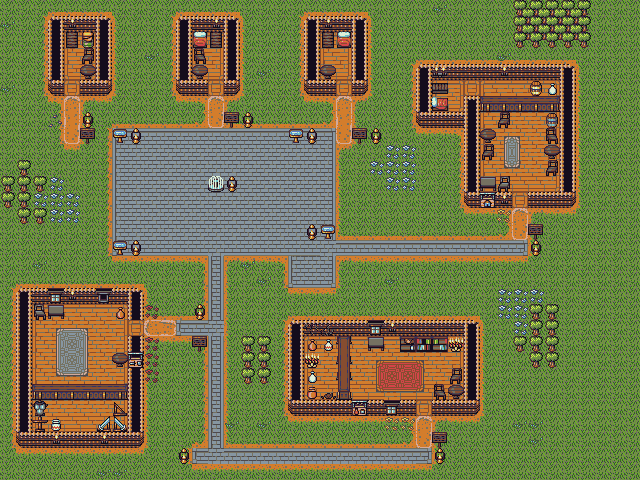

A 2D game scene composited from a Tiled map and its tileset images. What follows is a short description and the map's XML, with each tile layer's data collapsed to a summary:
An orthogonal 40x30 tile map with 16x16 px tiles, 3 tile layers (Background_Layer, Ground_Layer, Decoration_Layer), 4 hidden layers not drawn, 13 tilesets and 181 objects (21x NPC_START, 19x CANDLE_FIRE, 12x LANTERN_FIRE, 7x TOP_WORLD, 5x 2, ...).

<map version="1.2" tiledversion="1.3.2" orientation="orthogonal" renderorder="right-down" compressionlevel="0" width="40" height="30" tilewidth="16" tileheight="16" infinite="0" nextlayerid="13" nextobjectid="188">
 <tileset firstgid="1" name="Decor0" tilewidth="16" tileheight="16" tilecount="176" columns="8">
  <image source="../sprites/objects/Decor0.png" width="128" height="352" />
 </tileset>
 <tileset firstgid="177" name="Light" tilewidth="16" tileheight="16" tilecount="8" columns="8">
  <image source="../sprites/items/Light.png" trans="ffffff" width="128" height="16" />
 </tileset>
 <tileset firstgid="185" name="Wall" tilewidth="16" tileheight="16" tilecount="1020" columns="20">
  <image source="../sprites/objects/Wall.png" width="320" height="816" />
 </tileset>
 <tileset firstgid="1205" name="Floor" tilewidth="16" tileheight="16" tilecount="819" columns="21">
  <image source="../sprites/objects/Floor.png" width="336" height="624" />
 </tileset>
 <tileset firstgid="2024" name="Pit0" tilewidth="16" tileheight="16" tilecount="256" columns="8">
  <image source="../sprites/objects/Pit0.png" width="128" height="512" />
 </tileset>
 <tileset firstgid="2280" name="Door0" tilewidth="16" tileheight="16" tilecount="40" columns="8">
  <image source="../sprites/objects/Door0.png" width="128" height="80" />
 </tileset>
 <tileset firstgid="2320" name="Ground0" tilewidth="16" tileheight="16" tilecount="56" columns="8">
  <image source="../sprites/objects/Ground0.png" width="128" height="112" />
 </tileset>
 <tileset firstgid="2376" name="Player0" tilewidth="16" tileheight="16" tilecount="120" columns="8">
  <image source="../sprites/characters/Player0.png" width="128" height="240" />
 </tileset>
 <tileset firstgid="2496" name="Tree0" tilewidth="16" tileheight="16" tilecount="264" columns="8">
  <image source="../sprites/objects/Tree0.png" width="128" height="528" />
 </tileset>
 <tileset firstgid="2760" name="Humanoid0" tilewidth="16" tileheight="16" tilecount="216" columns="8">
  <image source="../sprites/characters/Humanoid0.png" width="128" height="432" />
 </tileset>
 <tileset firstgid="2976" name="Cat0" tilewidth="16" tileheight="16" tilecount="40" columns="8">
  <image source="../sprites/characters/Cat0.png" width="128" height="80" />
 </tileset>
 <tileset firstgid="3016" name="Quadraped0" tilewidth="16" tileheight="16" tilecount="96" columns="8">
  <image source="../sprites/characters/Quadraped0.png" width="128" height="192" />
 </tileset>
 <tileset firstgid="3112" name="Container0" tilewidth="16" tileheight="16" tilecount="24" columns="8">
  <image source="../sprites/items/Chest0.png" width="128" height="48" />
 </tileset>
 <layer id="1" name="Background_Layer" width="40" height="30">
  <data>[1200 cells, 1200 non-empty, 27 distinct tile ids]</data>
 </layer>
 <objectgroup id="2" name="MAP_QUEST_ITEM_SPAWN_LAYER">
  <object id="138" name="2" x="256" y="16" width="16" height="16">
   <properties>
    <property name="taskID" value="2" />
   </properties>
  </object>
  <object id="140" name="2" x="608" y="448" width="16" height="16">
   <properties>
    <property name="taskID" value="2" />
   </properties>
  </object>
  <object id="141" name="2" x="0" y="144" width="16" height="16">
   <properties>
    <property name="taskID" value="2" />
   </properties>
  </object>
  <object id="142" name="2" x="16" y="16" width="16" height="16">
   <properties>
    <property name="taskID" value="2" />
   </properties>
  </object>
  <object id="143" name="2" x="608" y="128" width="16" height="16">
   <properties>
    <property name="taskID" value="2" />
   </properties>
  </object>
  <object id="144" name="3" x="320" y="144" width="16" height="16">
   <properties>
    <property name="taskID" value="2" />
   </properties>
  </object>
 </objectgroup>
 <layer id="3" name="Ground_Layer" width="40" height="30">
  <data>[1200 cells, 287 non-empty, 18 distinct tile ids]</data>
 </layer>
 <layer id="4" name="Decoration_Layer" width="40" height="30">
  <data>[1200 cells, 220 non-empty, 81 distinct tile ids]</data>
 </layer>
 <objectgroup id="5" name="MAP_COLLISION_LAYER">
  <object id="1" x="20" y="292" width="8" height="152" />
  <object id="2" x="30" y="433" width="108" height="12" />
  <object id="4" x="34" y="290" width="104" height="12" />
  <object id="5" x="130" y="306" width="12" height="12" />
  <object id="6" x="131" y="335" width="8" height="96" />
  <object id="7" x="33" y="386" width="92" height="12" />
  <object id="8" x="115" y="354" width="12" height="12" />
  <object id="9" x="116" y="310" width="8" height="8" />
  <object id="10" x="50" y="305" width="12" height="12" />
  <object id="11" x="33" y="305" width="12" height="12" />
  <object id="12" x="244" y="340" width="20" height="40" />
  <object id="13" x="293" y="322" width="184" height="12" />
  <object id="14" x="466" y="336" width="12" height="76" />
  <object id="15" x="434" y="402" width="28" height="12" />
  <object id="16" x="290" y="336" width="12" height="76" />
  <object id="17" x="306" y="402" width="108" height="12" />
  <object id="18" x="340" y="336" width="8" height="64" />
  <object id="19" x="372" y="336" width="12" height="12" />
  <object id="20" x="402" y="337" width="44" height="12" />
  <object id="21" x="452" y="336" width="12" height="12" />
  <object id="22" x="451" y="386" width="12" height="12" />
  <object id="23" x="450" y="370" width="12" height="12" />
  <object id="24" x="434" y="386" width="12" height="12" />
  <object id="25" x="434" y="434" width="12" height="12" />
  <object id="26" x="194" y="338" width="12" height="12" />
  <object id="27" x="534" y="306" width="20" height="60" />
  <object id="28" x="513" y="338" width="12" height="12" />
  <object id="29" x="530" y="226" width="12" height="12" />
  <object id="30" x="532" y="194" width="40" height="12" />
  <object id="31" x="466" y="194" width="44" height="12" />
  <object id="32" x="562" y="67" width="12" height="124" />
  <object id="33" x="416" y="66" width="144" height="12" />
  <object id="34" x="418" y="80" width="12" height="32" />
  <object id="35" x="418" y="114" width="44" height="12" />
  <object id="36" x="466" y="96" width="12" height="96" />
  <object id="37" x="482" y="98" width="76" height="12" />
  <object id="38" x="498" y="114" width="12" height="12" />
  <object id="39" x="482" y="130" width="12" height="12" />
  <object id="40" x="482" y="146" width="12" height="12" />
  <object id="41" x="482" y="178" width="12" height="12" />
  <object id="42" x="498" y="178" width="12" height="12" />
  <object id="43" x="546" y="162" width="12" height="12" />
  <object id="44" x="546" y="146" width="12" height="12" />
  <object id="45" x="546" y="130" width="12" height="12" />
  <object id="46" x="546" y="114" width="12" height="12" />
  </objectgroup>
 <objectgroup id="6" name="MAP_SPAWNS_LAYER">
  <!-- 75 objects omitted --></objectgroup>
 <objectgroup id="7" name="MAP_PORTAL_LAYER">
  <!-- 35 objects omitted --></objectgroup>
 <objectgroup id="8" name="PARTICLE_EFFECT_SPAWN_LAYER">
  <!-- 31 objects omitted --></objectgroup>
 <imagelayer id="9" name="MAP_LIGHTMAP_LAYER_NIGHT" x="-8" y="-8" visible="0" offsetx="-8" offsety="-8">
  <image source="town_lightmap_night.png" width="656" height="496" />
 </imagelayer>
 <imagelayer id="10" name="MAP_LIGHTMAP_LAYER_DUSK" x="-8" y="-8" visible="0" offsetx="-8" offsety="-8">
  <image source="town_lightmap_dusk.png" width="656" height="496" />
 </imagelayer>
 <imagelayer id="11" name="MAP_LIGHTMAP_LAYER_DAWN" x="-8" y="-8" visible="0" offsetx="-8" offsety="-8">
  <image source="town_lightmap_dawn.png" width="656" height="496" />
 </imagelayer>
 <imagelayer id="12" name="MAP_LIGHTMAP_LAYER_AFTERNOON" x="-8" y="-8" visible="0" offsetx="-8" offsety="-8">
  <image source="town_lightmap_afternoon.png" trans="000000" width="656" height="496" />
 </imagelayer>
</map>
<!-- 130 of 181 objects omitted -->
